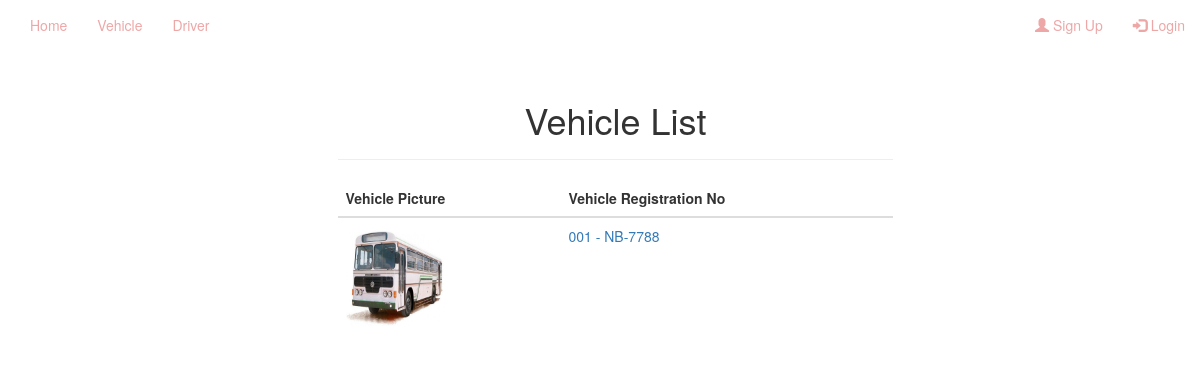
/buslist.php, run on the app's committed database.
### tables this page shows
CREATE TABLE `vehicle` (
  `veh_id` int(11) NOT NULL,
  `veh_reg` varchar(100) NOT NULL,
  `veh_type` varchar(20) NOT NULL,
  `brand` varchar(100) NOT NULL,
  `veh_color` varchar(100) NOT NULL,
  `veh_regdate` varchar(100) NOT NULL,
  `veh_description` varchar(255) NOT NULL,
  `veh_photo` varchar(255) NOT NULL,
  `veh_available` int(11) NOT NULL
);

### buslist.php (the view, shortened to what this page needs)
<?php
    $connection= mysqli_connect("localhost","root","","vehicle_management");
    $sql= "SELECT * FROM `vehicle`";
    $res=mysqli_query($connection,$sql);
?>
<!DOCTYPE html>
<html lang="en">
<head>
    <link rel="stylesheet" href="https://maxcdn.bootstrapcdn.com/bootstrap/3.3.7/css/bootstrap.min.css">
    <link rel="stylesheet" href="animate.css">
    <link rel="stylesheet" href="style.css">
</head>
<body  >
   <div id="myDiv">
   <?php include 'navbar.php'; ?>
   <br><br><br>
   <div class="container">
      <?php
        if(mysqli_num_rows($res)>0){ ?>
      <div class="container">
         <div class="row">
             <div class="col-md-3"></div>
             <div class="col-md-6 foo">
                 <div class="page-header">
                    <h1 class="animated bounceIn" style="text-align: center;">Vehicle List</h1>
                  </div>
                  <table class="table">
                    <thead>
                        <th>Vehicle Picture</th>
                        <th>Vehicle Registration No</th>
                    </thead>
                    <?php while($row=mysqli_fetch_assoc($res)) {  ?>
                    <tbody>
                        <tr>
                            <td><img height="100px" width="100px" src="vehicle picture/<?php echo $row["veh_photo"]; ?>" alt="dp"></td>
                            <td><a href="busprofile.php?busid=<?php echo $row["veh_id"]; ?>"> <?php echo $row["veh_reg"] ?></a></td>
                        </tr>
                    </tbody>
                <?php } }?>
                </table>
             </div>
             <div class="col-md-3"></div>
         </div>
      </div>
   </div>
    </div>
</body>
</html>

### data on the page
vehicle: veh_photo (picture), veh_reg "001 - NB-7788"
